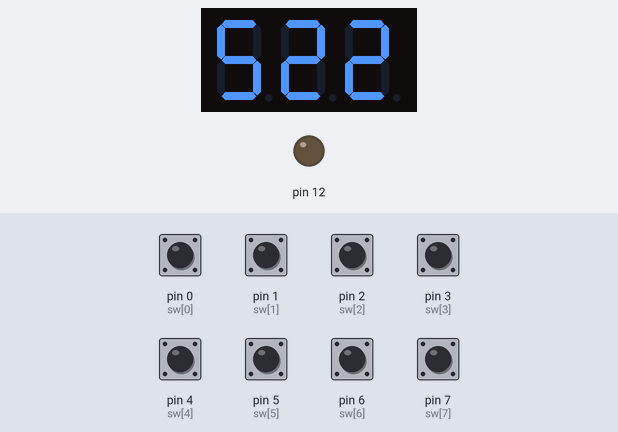
Recording of a sketch running on a simulated Arduino Uno, built with avr-gcc and run on an emulated ATmega328P. Shown: 3-digit seven-segment display, output pins drawn as LEDs (lit = HIGH). Wiring (inferred from the names in the program): 3-digit 7-segment display, segments lit when HIGH: segments A0, A1, A2, A3, A4, A5, pin 8; digit selects pin 9, pin 10, pin 11. Inputs (shaded band) come from the test bench; at power-on: pin 0 (sw[0]), pin 1 (sw[1]), pin 2 (sw[2]), pin 3 (sw[3]), pin 4 (sw[4]), pin 5 (sw[5]), pin 6 (sw[6]), pin 7 (sw[7]) HIGH. The segment pins are drawn as the display they are named for; pins used as bus, display or sensor lines are not drawn.

Above: at 1.2 s.
1.3 s: pin 0 (sw[0]) pulled LOW for 0.15 s
At 1.44 s:
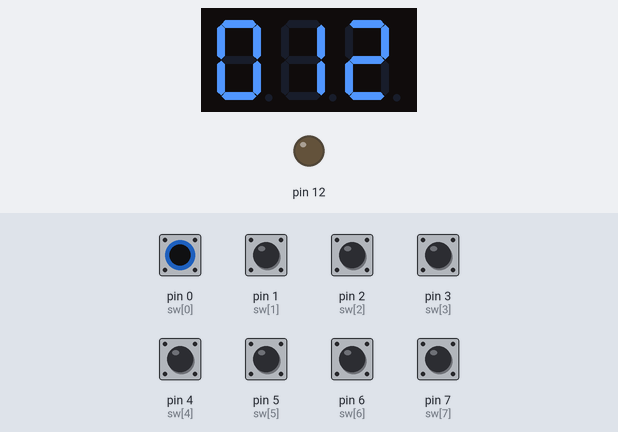
3.0 s: pin 1 (sw[1]) pulled LOW for 0.15 s
At 3.14 s:
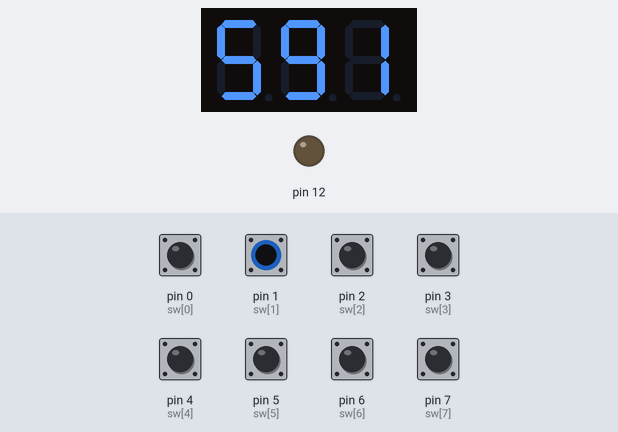
4.7 s: pin 2 (sw[2]) pulled LOW for 0.15 s
At 4.83 s:
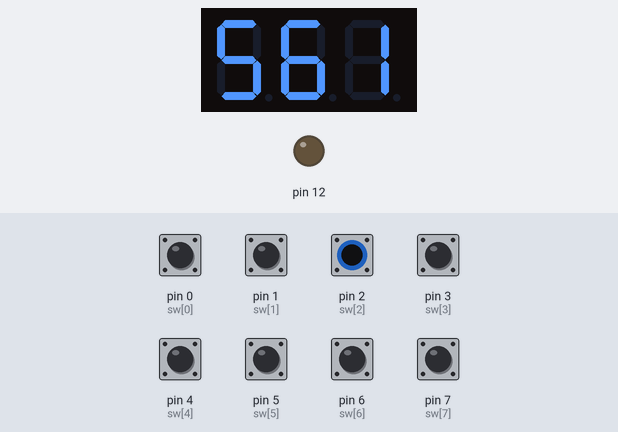
6.4 s: pin 3 (sw[3]) pulled LOW for 0.15 s
At 6.53 s:
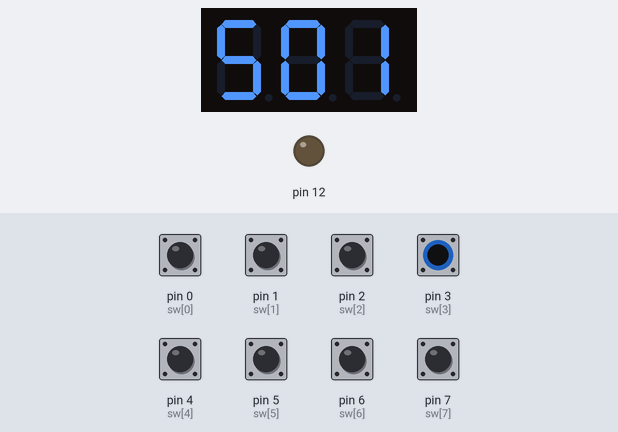
Timing chart, 0 to 9.1 s (numbered marks = the images above; inputs shaded):
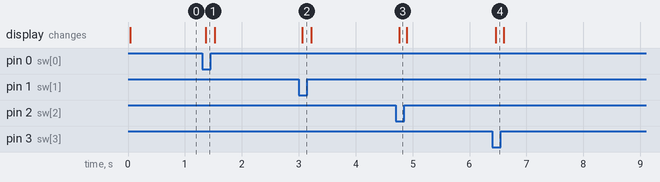

The sketch:

sketch_aug12a.ino
```cpp
int sw[8] = {0,1,2,3,4,5,6,7};
int segPins[7] = {A0,A1,A2,A3,A4,A5,8};

int num[10][7] = {
  {1,1,1,1,1,1,0},//0
  {0,1,1,0,0,0,0},//1
  {1,1,0,1,1,0,1},//2
  {1,1,1,1,0,0,1},//3
  {0,1,1,0,0,1,1},//4
  {1,0,1,1,0,1,1},//5
  {1,0,1,1,1,1,1},//6
  {1,1,1,0,0,0,0},//7
  {1,1,1,1,1,1,1},//8
  {1,1,1,1,0,1,1}//9
};

void setup() {
  for (int i=0;i<8;i++) {
    pinMode(sw[i],INPUT);
  }

  for (int i=0;i<7;i++){
    pinMode(segPins[i],OUTPUT);
  }
  pinMode(9,OUTPUT);
  pinMode(10,OUTPUT);
  pinMode(11,OUTPUT);
  pinMode(12,OUTPUT);
}

void loop() {
  int result = 0;
  int low4 = PIND & 0x0f;
  int high4 = (PIND >> 4) & 0x0f;
  result = high4 * low4;
  int h = ( result / 100 ) %10;
  int t = ( result / 10 ) %10;
  int u = result  %10;
  if (h > 0){
      digitalWrite(9,LOW);
      digitalWrite(10,LOW);
      digitalWrite(11,LOW);
      digitalWrite(11,HIGH);
    for (int i=0;i<7;i++){
      digitalWrite(segPins[i],num[h][i]);
    }
    delay(5);
  }if (t > 0 || h > 0) {
      digitalWrite(9,LOW);
      digitalWrite(10,LOW);
      digitalWrite(11,LOW);
      digitalWrite(10,HIGH);
    for (int i=0;i<7;i++){
      digitalWrite(segPins[i],num[t][i]);
    }
    delay(5);
  }
  digitalWrite(9,LOW);
  digitalWrite(10,LOW);
  digitalWrite(11,LOW);
  digitalWrite(9,HIGH);
  for (int i=0;i<7;i++){
    digitalWrite(segPins[i],num[u][i]);
  }
  delay(5);
}
```

Measured:
- after the input at 1.3 s, the display: changes after 0.06 s (image 1)
- after the input at 3.0 s, the display: changes after 0.06 s (image 2)
- after the input at 4.7 s, the display: changes after 0.06 s (image 3)
- after the input at 6.4 s, the display: changes after 0.06 s (image 4)
